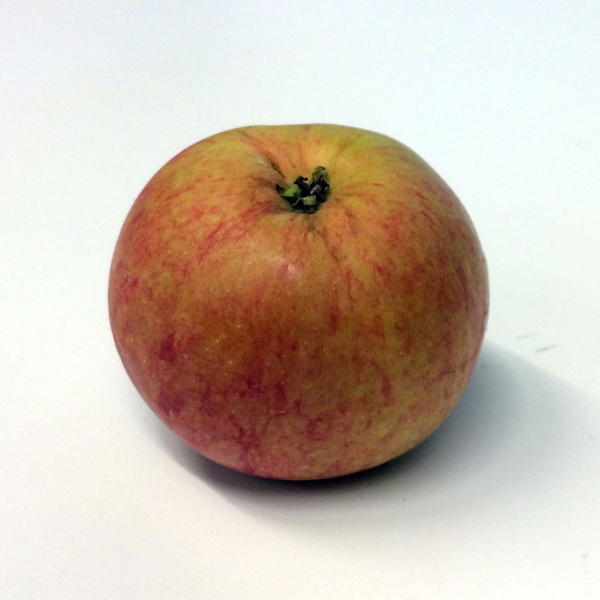
#> input picture 10week_ML/data/train/apple/Image_10.jpg, 1200 x 1200 px, found by its file name (shown at 1/2 size); its folder holds only this picture in this run
$ jupyter execute --allow-errors fruit_ml.ipynb   (older library calls are emulated)
#> lines starting #> are read from the running program, lines starting #| are printed output that depends on the picture
## 제품사진으로 제품분류 모델(과일 이미지 분류)

- 기간 : 23.03.16 ~ 23.03.17
- 데이터셋 : 캐글 https://www.kaggle.com/
- 운영체제 : Window
- 프레임워크 : Sklearn
- 개발도구 : Jupyter notebook
- 마트에 존재하는 제품사진을 학습해 어떤제품인지 분류해주는 모델생성 후 제품의 이미지
  입력 시 예측 데이터를 보여주도록 테스트 웹페이지 생성

[cell 1]
# 파일 목록만들기

import os
import matplotlib.pyplot as plt

filepath = 'data\\train'
fruit_list = os.listdir('data\\train')

fruit_list

[cell 2]
from PIL import Image
import numpy as np
import warnings

warnings.filterwarnings('ignore')

# x 데이터 생성
def data_x(path):

#> called with path = 'data\\train'
    x_data = np.array([[0]*6400])

    for i in range(len(fruit_list)):
        for img in os.listdir(path+'\\'+fruit_list[i]):
            image = Image.open(path+'\\'+fruit_list[i]+'\\'+img).convert('L')
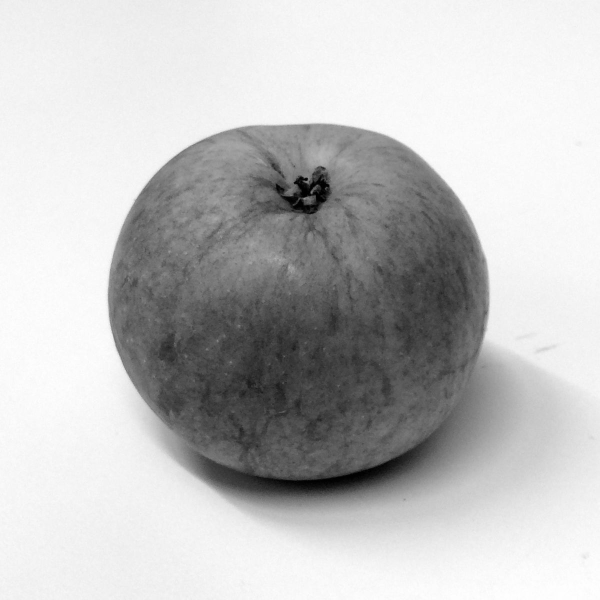
#> image: PIL image 1200x1200 L (shown at 1/2 size); min 0, max 255, mean 192.5
            image = image.resize((80,80), Image.ANTIALIAS)
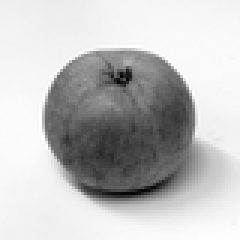
#> image: PIL image 80x80 L (shown 3 times larger); min 0, max 255, mean 192.5
            x_data= np.concatenate((x_data,np.array(image).reshape(1,-1)),axis=0)
#> pass 2 of the loop in data_x, `for i in range(len(fruit_list)):`:
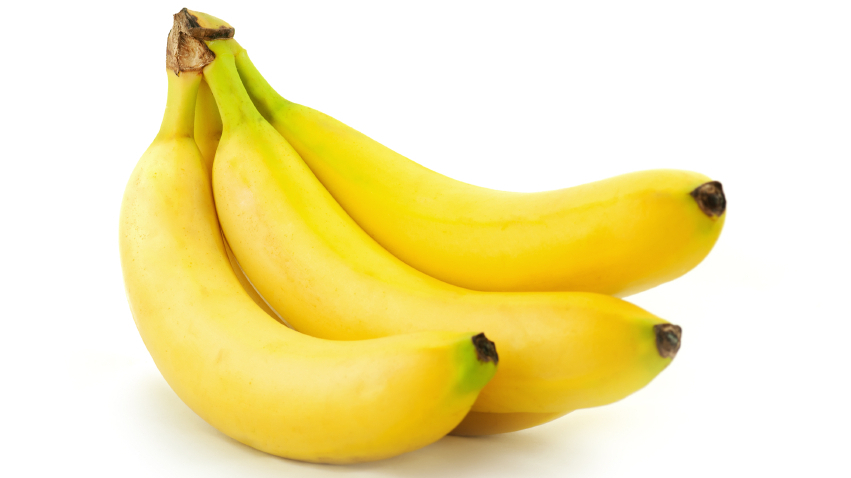
#> input picture 10week_ML/data/train/banana/Image_12.jpg, 851 x 478 px, found by its file name
#> in data_x, `image = Image.open(path+'\\'+fruit_list[i]+'\\'+img).convert('L')`:
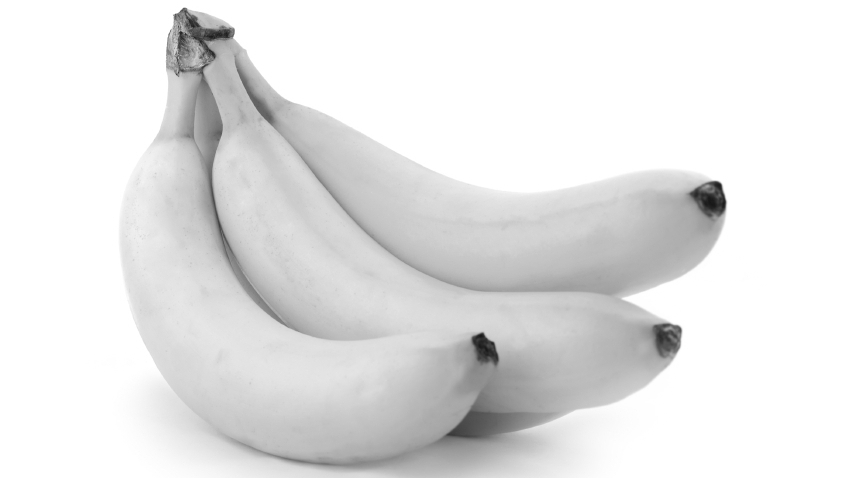
#> image: PIL image 851x478 L; min 23, max 255, mean 229.3
#> in data_x, `image = image.resize((80,80), Image.ANTIALIAS)`:
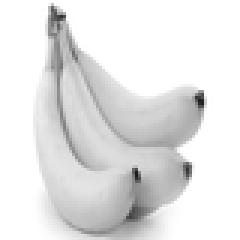
#> image: PIL image 80x80 L (shown 3 times larger); min 29, max 255, mean 229.3

    x_data = x_data[1:]

    return x_data


# y 데이터 생성

def data_y(path):

#> called with path = 'data\\train'
    label = np.array([])
    for i in range(len(fruit_list)):
        cnt = len(os.listdir(path+'\\'+fruit_list[i]))
        label = np.append(label, np.array([i]*cnt))
#> pass 2 of the loop in data_y, `for i in range(len(fruit_list)):`:
#> pass 2 of the loop in data_x, `for i in range(len(fruit_list)):`:
#> pass 2 of the loop in data_y, `for i in range(len(fruit_list)):`:

    label = label.astype('int')


    return label

[cell 3]
# train, test 데이터 생성

x_train = data_x('data\\train')
y_train = data_y('data\\train')
x_test = data_x('data\\test')
y_test = data_y('data\\test')

len(x_train),len(y_train),len(x_test),len(y_test)
#> Out = (2, 2, 2, 2)

[cell 4]
# 이미지 정규화
x_train = x_train/255
x_test = x_test/255

[cell 5]
# 최적의 모델찾기 ==> DecisionTreeClassifier, RandomForestClassifier 선택

from sklearn.utils import all_estimators

rets=all_estimators(type_filter='classifier')

result=[]

for name, estimator_ in rets:
    try:
        model=estimator_()
        model.fit(x_train,y_train)
        sc=model.score(x_train,y_train)
        result.append((name, round(sc, 2)))
    except Exception:
        pass
#> this loop made 44 passes
#> sc on passes 1, 2, 3, 5, 7, 8, 9, 10, 11, 13, 14, 15: 1, 1, 1, 1, 1, 1, 0.5, 1, 1, 1, 1, 1
#> after the loop, result = 29 items, first 6: ('AdaBoostClassifier', 1), ('BaggingClassifier', 1), ('BernoulliNB', 1), ('CategoricalNB', 1), ('ComplementNB', 1), ('DecisionTreeClassifier', 1)

sorted(result, key=lambda x : x[1], reverse=True)
#> Out has the same summary as result

[cell 6]
# DecisionTreeClassifier 최적의 파라미터 찾기ㄴ

from sklearn.tree import DecisionTreeClassifier
from sklearn.model_selection import GridSearchCV

dtc = DecisionTreeClassifier(random_state=2)
params = {'criterion':['gini','entropy'], 'max_depth':[None,2,3,4,5,6]}
dtc_grid = GridSearchCV(dtc, param_grid=params, scoring='accuracy')
#> (the rest of this cell did not finish here and is left out)

#> (a cell that did not finish here is left out)

#> (a cell that did not finish here is left out)

[cell 9]
# 정확도 측정

from sklearn.metrics import accuracy_score

#> (the rest of this cell did not finish here and is left out)

[cell 10]
# 모델저장
import joblib

# joblib.dump(best_dtc, 'cgi-bin//best_dtc.pkl')

[cell 11]
# DecisionTreeClassifier 기본 모델 생성
basic_dtc = DecisionTreeClassifier(random_state=2)
basic_dtc.fit(x_train,y_train)
basic_dtc.score(x_train,y_train)
#> Out = 1

[cell 12]
# 모델저장

# joblib.dump(basic_dtc, 'cgi-bin//basic_dtc.pkl')

[cell 13]
# 예측하기
sample = Image.open('kiwi.jpg')
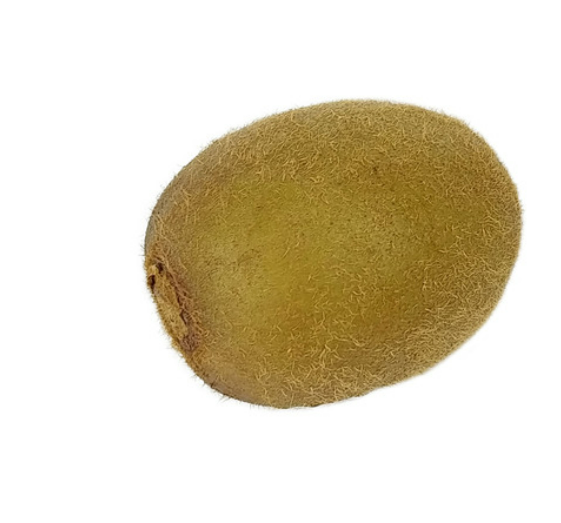
#> input picture 10week_ML/kiwi.jpg, 561 x 523 px
#> sample is the input picture: PIL image 561x523 RGBA; mean R, G, B, A 223.1, 213.8, 191.8, 255

plt.imshow(sample)

sample = sample.convert('L')
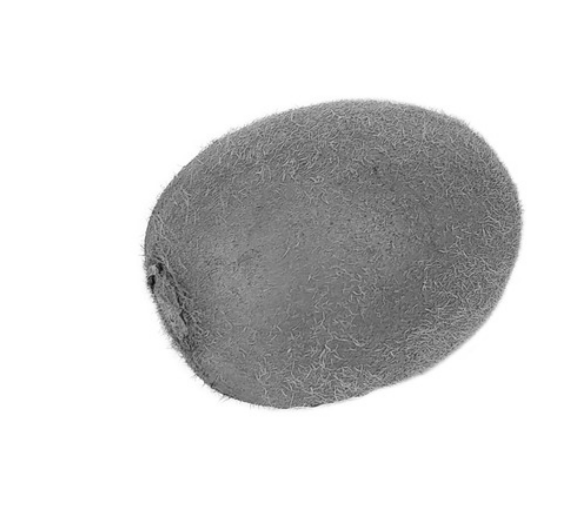
#> sample: PIL image 561x523 L; min 11, max 255, mean 214.1
sample = sample.resize((80,80), Image.ANTIALIAS)
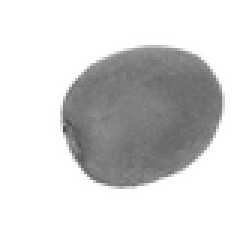
#> sample: PIL image 80x80 L (shown 3 times larger); min 75, max 255, mean 214
sample_data= np.array(sample).reshape(1,-1)
sample_data = sample_data/255

#> (a cell that did not finish here is left out)

[cell 15]
# RandomForestClassifier 최적의 파라미터 찾기

from sklearn.ensemble import RandomForestClassifier

rfc = RandomForestClassifier(random_state=2)
params = {'n_estimators':[75,100,115],'max_depth':[None,5, 8, 10, 12],'min_samples_leaf':[1,3,5,7],'min_samples_split':[2,4,6]}
rfc_grid = GridSearchCV(rfc, param_grid=params, scoring='accuracy',cv=5)
#> (the rest of this cell did not finish here and is left out)

#> (a cell that did not finish here is left out)

#> (a cell that did not finish here is left out)

[cell 18]
# 모델저장
# joblib.dump(basic_rfc, 'cgi-bin//best_rfc.pkl')

[cell 19]
# RandomForestClassifier 기본 모델 생성

basic_rfc = RandomForestClassifier(random_state=2)
basic_rfc.fit(x_train,y_train)
basic_rfc.score(x_train,y_train)
#> Out = 1

[cell 20]
y_pred = basic_rfc.predict(x_test)
#> y_pred = [0, 1]

accuracy_score(y_test,y_pred)
#> Out = 1
